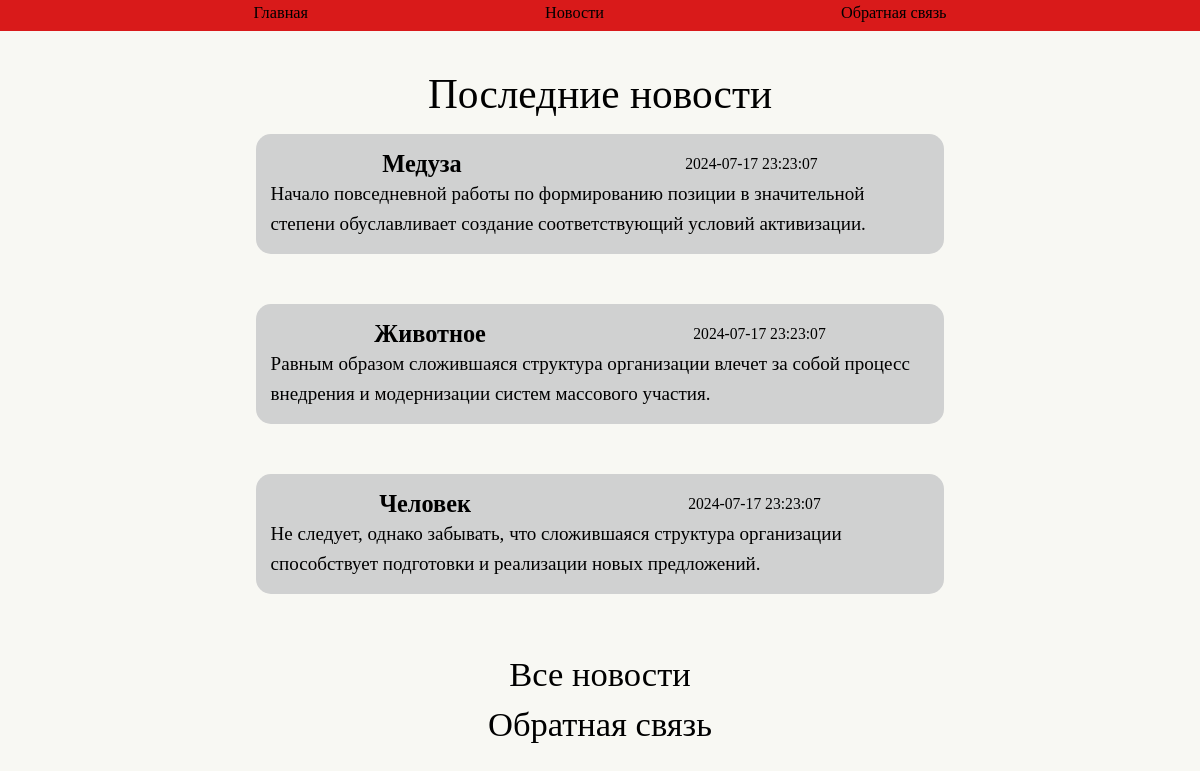
The page / on the database its author committed.
### tables this page shows
CREATE TABLE `news` (
  `id` int NOT NULL,
  `head` text NOT NULL,
  `text` text NOT NULL,
  `date` datetime NOT NULL
);

### application/core/model.php (called while the page is built, shortened)
<?php
class Model
{
    public function __construct()
    {
        $this->connect = $this->db_connect();
    }
    private function db_connect()
    {
        $connect = mysqli_connect(HOST, USER, PASSWORD, DATABASE);
        return $connect;
    }
}
?>

### application/controllers/controller_main.php (called while the page is built)
<?php
class Controller_Main extends Controller
{
    function __construct()
    {
        $this->model = new Model_Main();
        $this->view = new View();
    }
	function action_index()
	{
        $data = $this->model->get_data();
		$this->view->generate('main_view.php', 'template_view.php', $data);
	}
}
?>

### application/bootstrap.php (called while the page is built, shortened)
<?php
require_once 'core/model.php';
require_once 'core/view.php';
require_once 'core/route.php';
Route::start();
?>

### index.php (called while the page is built, shortened)
<?php
require_once 'application/bootstrap.php';
?>

### application/models/model_main.php (called while the page is built)
<?php
class Model_Main extends Model
{
    public function get_data()
    {
        $news = mysqli_query($this->connect, "SELECT * FROM `news` ORDER BY id DESC LIMIT 3");
        $news = mysqli_fetch_all($news);
        $data['news'] = $news;
        return $data;
    }
}
?>

### application/views/main_view.php (the view)
<div class="news">
    <h1 class="news__header">Последние новости</h1>
    <?php
    if (isset($news)) {
        foreach ($news as $info) {
            ?>
            <div class="news__contant">
                <div class="news__top">
                    <h2 class="news__head"><?= $info[1] ?></h2>
                    <h3 class="news__date"><?= $info[3] ?></h3>
                </div>
                <p class="news__text"><?= substr($info[2], 0, strpos($info[2], ".") + 1) ?></p>
            </div>
            <?php
        }
    }
    else {
        ?>
        Новостей нет
        <?php
    }
    ?>
</div>
<div class="footer__top">
    <a class="footer__text" href="/news">Все новости</a>
    <a class="footer__text" href="/feedback">Обратная связь</a>
</div>

### application/core/route.php (shortened to what this page needs)
<?php
class Route
{
    static function start()
    {
        $action_name = 'index';
        $action_name = 'action_' . $action_name;
        $controller = new $controller_name;
        $action = $action_name;
        if (method_exists($controller, $action))
        {
            $controller->$action();
        }
        else
        {
            $controller->show_404();
        }
    }
}
?>

### application/core/view.php (shortened to what this page needs)
<?php
class View
{
    function generate($content_view, $template_view, $data = null)
    {
        if (file_exists('application/views/'.$template_view) && file_exists('application/views/'.$content_view)) {
            include 'application/views/'.$template_view;
        } else {
            include 'application/views/404_view.php';
        }
    }
}
?>

### application/views/template_view.php (shortened to what this page needs)
<!DOCTYPE html>
<html lang="en">
<head>
    <link rel="stylesheet" href="/css/style.css">
</head>
<body>
<div class="wrapper">
    <header class="header">
        <div class="container">
            <nav class="header__nav">
                <ul class="header__ul-menu">
                    <li class="header__li"><a class="header__a" href="/main">Главная</a></li>
                    <li class="header__li"><a class="header__a" href="/news">Новости</a></li>
                    <li class="header__li"><a class="header__a" href="/feedback ">Обратная связь</a></li>
                </ul>
            </nav>
        </div>
    </header>
    <main class="main">
        <div class="container">
        <?php include 'application/views/'.$content_view; ?>
        </div>
    </main>
</div>
</body>
</html>

### css/style.css (style rules this page uses)
* { padding: 0; margin: 0; border: 0; }
*, *:before, *:after { box-sizing: border-box; }
nav, footer, header, aside { display: block; }
html, body { height: 100%; width: 100%; font-size: 100%; line-height: 1; font-size: 14px; -ms-text-size-adjust: 100%; -moz-text-size-adjust: 100%; -webkit-text-size-adjust: 100%; }
a, a:visited { text-decoration: none; }
ul li { list-style: none; }
h1, h2, h3, h4, h5, h6 { font-size: inherit; font-weight: inherit; }
a { color: #000; }
.header { position: fixed; z-index: 2000; background-color: rgb(217, 26, 26); top: 0px; max-height: 128px; padding-top: 5px; width: 100%; }
.header__nav { display: flex; flex-direction: row; align-items: center; }
.header__ul-menu { margin: auto; display: flex; justify-content: space-around; width: 930px; height: 26px; }
.header__a { font-size: clamp(1rem, 0.95rem + 0.25vw, 1.25rem); line-height: 16px; color: black; }
.footer__top { display: flex; align-items: center; justify-content: center; flex-direction: column; }
.footer__text { font-size: clamp(1.25rem, 0.88rem + 1.85vw, 2.5rem); line-height: 40px; text-align: center; padding-top: 10px; }
.news { display: flex; align-items: center; flex-direction: column; justify-content: space-between; width: auto; height: auto; }
.news__contant { width: clamp(20rem, 11.111rem + 44.44vw, 50rem); background-color: rgb(208, 209, 209); word-wrap: break-word; border-radius: 15px; margin-bottom: 50px; padding: 15px; }
.news__top { display: flex; justify-content: space-around; }
.news__header { font-size: clamp(1.25rem, 0.731rem + 2.59vw, 3rem); line-height: 50px; margin-bottom: 15px; }
.news__head { font-size: clamp(1.25rem, 1.102rem + 0.74vw, 1.75rem); line-height: 30px; }
.news__text { font-size: clamp(0.875rem, 0.727rem + 0.74vw, 1.375rem); line-height: 30px; }
.news__date { font-size: clamp(0.875rem, 0.801rem + 0.37vw, 1.125rem); line-height: 30px; }
html { scroll-behavior: smooth; }
body { font-style: normal; font-weight: 400; background-color: #f8f8f3; }
.wrapper { overflow: hidden; display: flex; flex-direction: column; min-height: 100%; }
main { padding-top: clamp(2.5rem, 1.759rem + 3.7vw, 5rem); flex: 1 1 auto; }
.container { max-width: 1430px; margin: 0 auto; overflow-x: hidden; min-height: 100%; padding: 0px 15px; }
h2 { text-align: center; font-size: 20px; font-weight: bold; }

### rows shown on the page
news: head "Медуза", date "2024-07-17 23:23:07", text "Начало повседневной работы по формированию позиции в значительной степени обуславливает создание соответствующий условий активизации."
news: head "Животное", date "2024-07-17 23:23:07", text "Равным образом сложившаяся структура организации влечет за собой процесс внедрения и модернизации систем массового участия."
news: head "Человек", date "2024-07-17 23:23:07", text "Не следует, однако забывать, что сложившаяся структура организации способствует подготовки и реализации новых предложений."
